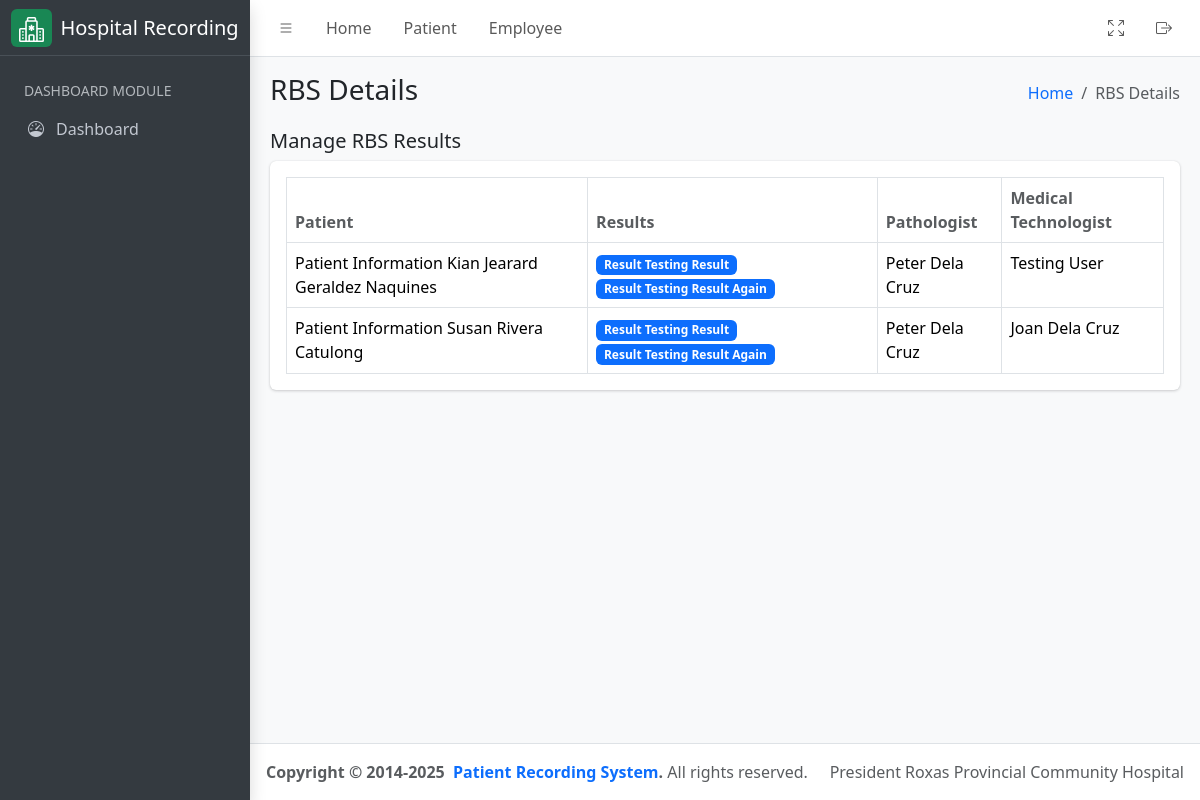
Before: /laboratory/rbs/result with the older database file.
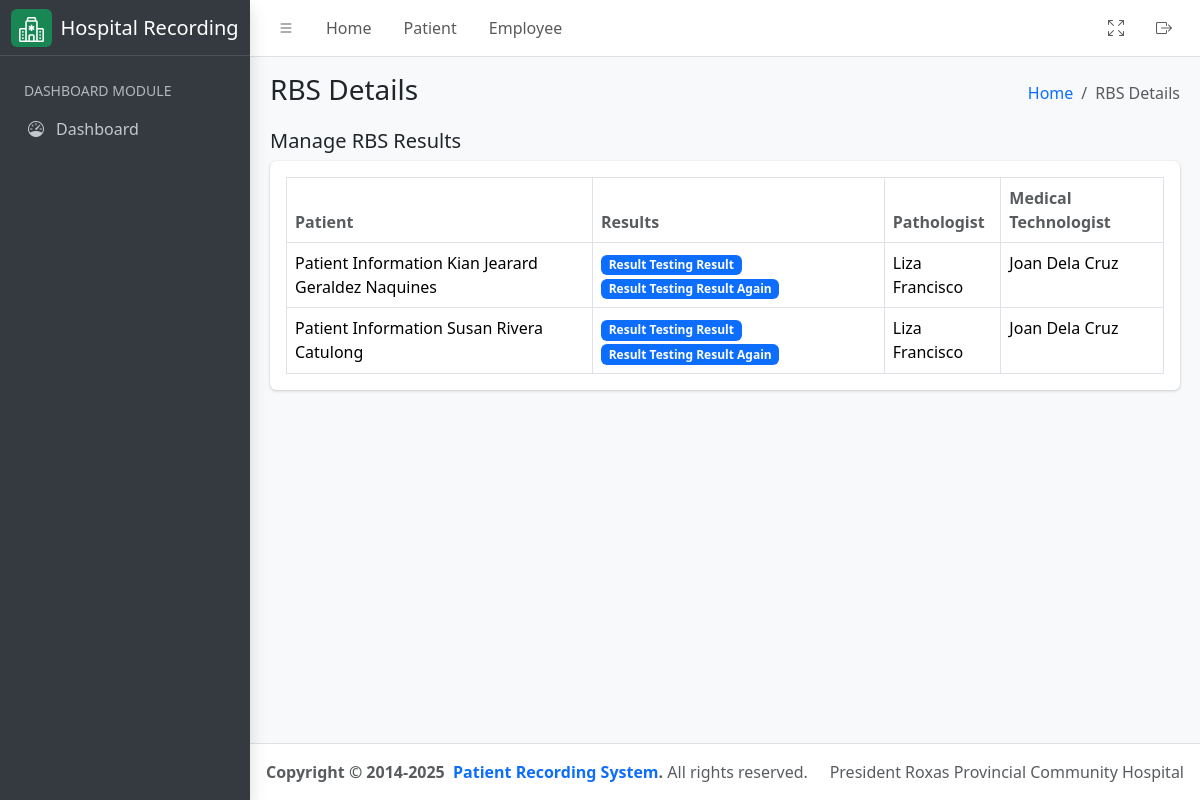
After: the same page with the newer database file.
### hospital_app/models.py (models this page shows, shortened)
class RBS(models.Model):
    patient = models.ForeignKey(
        Patient, on_delete=models.CASCADE, related_name="patient_rbs"
    )
    rbs_result = models.ManyToManyField(
        RBSResult,
        related_name="rbs_results",
        help_text="Related RBS results.",
    )
    assigned_pathologist = models.ForeignKey(
        User,
        related_name="rbs_assigned_pathologist",
        on_delete=models.CASCADE,
        null=True,
        blank=True,
        limit_choices_to={"groups__name": "Pathologist"},
    )
    assigned_technologist = models.ForeignKey(
        User,
        related_name="rbs_assigned_technologist",
        on_delete=models.CASCADE,
        null=True,
        blank=True,
        limit_choices_to={"groups__name": "Medical Technologist"},
    )

class Patient(models.Model):
    firstname = models.CharField(max_length=255)
    middlename = models.CharField(max_length=255)
    lastname = models.CharField(max_length=255)
    age = models.PositiveIntegerField()
    sex = models.CharField(
        max_length=10, choices=(("Male", "Male"), ("Female", "Female"))
    )
    physician = models.ForeignKey(
        User,
        related_name="physician",
        limit_choices_to={"groups__name": "Physician"},
        on_delete=models.CASCADE,
    )
    room_number = models.PositiveIntegerField()
    sample_type = models.CharField(max_length=255)
    time_of_collection = models.TimeField()
    date_of_collection = models.DateField()
    sars_result = models.CharField(max_length=255)
    date = models.DateField(auto_now_add=True)
    assigned_pathologist = models.ForeignKey(
        User,
        related_name="patient_pathologist",
        on_delete=models.CASCADE,
        null=True,
        blank=True,
        limit_choices_to={"groups__name": "Pathologist"},
    )
    assigned_technologist = models.ForeignKey(
        User,
        related_name="patient_technologist",
        on_delete=models.CASCADE,
        null=True,
        blank=True,
        limit_choices_to={"groups__name": "Medical Technologist"},
    )
    patient_type = models.CharField(
        max_length=100,
        default="In Patient",
        choices=(
            ("In Patient", "In Patient"),
            ("Out Patient", "Out Patient"),
        ),
    )
    def get_full_name(self):
        return f"{self.firstname} {self.middlename} {self.lastname}"
    def __str__(self) -> str:
        return f'Patient Information {self.get_full_name()}'
    class Meta:
        ordering = ('time_of_collection',)

### hospital_app/views.py (the view)
# urls.py: path('laboratory/rbs/result', RBSView.as_view(), name="rbs_result_list"),
class RBSView(ListView):
    template_name = "rbs.html"
    queryset = RBS.objects.all()
    context_object_name = "results"
    def get_context_data(self, **kwargs):
        context = super().get_context_data(**kwargs)
        context["detail_header"] = "RBS Details List"
        context["humberger_header"] = "RBS Details"
        return context

### hospital_app/models.py (called while the page is built)
    def __str__(self) -> str:
        return f'Result {self.result}'

### hospital_app/templatetags/group.py (called while the page is built)
@register.filter
def has_group(user, group_name):
    return user.groups.filter(name=group_name).exists()

### hospital_app/templates/rbs.html (shortened to what this page needs)
{% extends './includes/base.html' %}
{% load group %}
{% block content %}
<div class="container-fluid">
    <div class="row">
        <div class="col-md-12">
            <div class="d-flex justify-content-between align-items-center">
                <h5>Manage RBS Results</h5>
            </div>
            <div class="card mb-4">
                <div class="card-body">
                    <table id="datatable" class="table table-bordered table-hover">
                        <thead>
                            <tr>
                                <th class="text-muted">Patient</th>
                                <th class="text-muted">Results</th>
                                <th class="text-muted">Pathologist</th>
                                <th class="text-muted">Medical Technologist</th>
                            </tr>
                        </thead>
                        <tbody>
                            {% for result in results %}
                            <tr>
                                <td>{{ result.patient }}</td>
                                <td>
                                    {% for item in result.rbs_result.all %}
                                        <span class="badge bg-primary">
                                            {{ item }}
                                        </span>
                                    {% endfor %}
                                </td>
                                <td>{{ result.assigned_pathologist.get_full_name }}</td>
                                <td>{{ result.assigned_technologist.get_full_name }}</td>
                            </tr>
                            {% endfor %}
                        </tbody>
                    </table>
                </div>
            </div>
        </div>
    </div>
</div>
{% endblock %}

Changed rows visible on the page:
changed RBS "Patient Information Kian Jearard Geraldez Naquines": assigned_pathologist.get_full_name "Peter Dela Cruz" → "Liza Francisco"; assigned_technologist.get_full_name "Testing User" → "Joan Dela Cruz"
changed RBS "Patient Information Susan Rivera Catulong": assigned_pathologist.get_full_name "Peter Dela Cruz" → "Liza Francisco"
